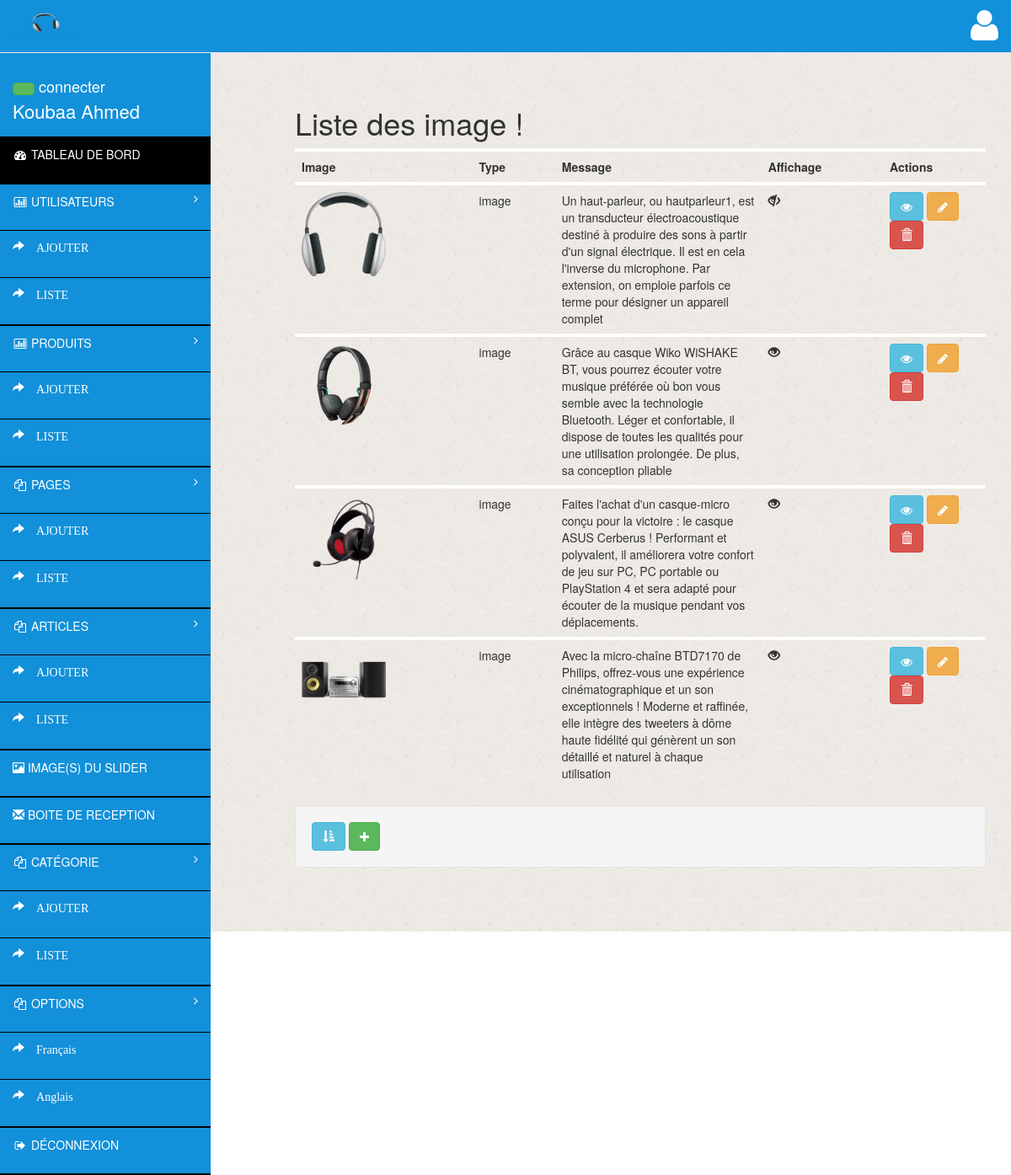
/admin/index.php?page=admin&crud=image (signed in), run on the app's committed database.
### tables this page shows
CREATE TABLE `user` (
  `id` int(11) NOT NULL,
  `nom` varchar(50) NOT NULL,
  `prenom` varchar(50) NOT NULL,
  `email` varchar(255) NOT NULL,
  `password` varchar(255) NOT NULL,
  `niveau` int(11) NOT NULL
);

CREATE TABLE `image` (
  `id` int(11) NOT NULL,
  `nom` varchar(255) NOT NULL,
  `type` varchar(255) NOT NULL,
  `url` varchar(255) NOT NULL,
  `alt` varchar(255) NOT NULL,
  `affichage` varchar(20) NOT NULL,
  `ordre` int(2) NOT NULL
);

### admin/controllers/all/webTools.class.php (called while the page is built, shortened)
<?php
class WebTools {
    public static function fromSession($term){
        if (isset($_SESSION[$term]) && !empty($_SESSION[$term]))
        {
            $ret = $_SESSION[$term];
        }
        else
        {
            $ret = false;
        }
        return $ret;
    }
}

### admin/controllers/all/model.class.php (called while the page is built, shortened)
<?php
class model {
    private $cnx;
    function __construct() {
        try {
            $this->cnx = new PDO('mysql:host=' . PARAM_hote . ';port=' . PARAM_port . ';dbname=' . PARAM_nom_bd, PARAM_utilisateur, PARAM_mot_passe, array(PDO::ATTR_PERSISTENT => true));
        } catch (Exception $exc) {
            echo $exc->getTraceAsString();
        }
    }
    public function select($champs = array(), $where = array(), $all = null) {
        $sql = "select ";
        if (is_array($champs) && !empty($champs)) {
            $sql.= 'id,';
            foreach ($champs as $un_champ) {
                if (array_key_exists($un_champ, get_object_vars($this))) {
                    $sql.= $un_champ . ",";
                }
            }
            $sql = substr($sql, 0, -1);
        } else {
            $sql.= "* ";
        }
        $sql.= "from " . $this->removeNamespace(get_class($this));
        $text_where = "";
        if (is_array($where) && !empty($where)) {
            $text_where .= " where ";
            foreach ($where as $champs => $valeur) {
                if (array_key_exists($champs, get_object_vars($this))) {
                    $text_where .= $champs . " = '" . $valeur . "' and";
                }else{
                    var_dump(get_object_vars($this));
                }
            }
            $text_where = substr($text_where, 0, -3);
        }
        elseif ($all == null) {
            $text_where = " where id = " . $this->getId();
        }
        $sql.= $text_where;
        $retour = array();
        try {
            $rq = $this->cnx->query($sql);
            while ($res = $rq->fetchObject()) {
                $retour[$res->id] = $res;
            }
        } catch (Exception $exc) {
            echo $exc->getTraceAsString();
        }
        return $retour;
    }
    public function find_all() {
        return $this->select(null, null, 'all');
    }
    public function find($champs = array()) {
        return $this->select($champs);
    }
    public function load($champs = array()) {
        $donnees = $this->find($champs);
    }
    public function removeNamespace($name){
        $pos = strrpos($name, '\\');
        if($pos===false) {
            return $name;
        } else {
            return substr($name, $pos+1);
        }
    }
}

### admin/entity/class/admin/user.php (called while the page is built, shortened)
<?php
class user extends DB {
    protected $id;
    protected $nom;
    protected $prenom;
    public function __construct($id = false) {
        if ($id !== false) {
            $this->id = $id;
            $this->load();
        }
    }
    public function getId() {
        return $this->id;
    }
    public function getNom() {
        return $this->nom;
    }
    public function getPrenom() {
        return $this->prenom;
    }
    public static function giveMeuser() {
        $user = new user(WebTools::fromSession('login'));
        return $user;
    }
}

### admin/views/components/image/list.php (the view, shortened to what this page needs)
<h1>Liste des image !</h1>
<div class="table-responsive">
<table class="table">
    <tr>
        <th>Image </th>
        <th>Type </th>
        <th>Message </th>
         <th>Affichage </th>
        <th>Actions </th>
    </tr>
   <?php foreach (\Noneslad\Controllers\imageController::findAll() as $image) {
       ?>
       <tr>
           <td><img src="<?php echo $image->url; ?>" width="100px"/></td>
           <td><?php echo $image->type; ?></td>
            <td><?php echo $image->alt; ?></td>
            <td><i class="<?php if($image->affichage==1)echo "glyphicon glyphicon-eye-open
"; else echo "glyphicon glyphicon-eye-close"  ?>"></td>
           <td>
               <a class="btn btn-info" href="?page=admin&crud=image&action=read&id=<?php echo $image->id; ?>"><i class="fa fa-eye"></i> </a>
               <a class="btn btn-warning" href="?page=admin&crud=image&action=update&id=<?php echo $image->id; ?>"><i class="fa fa-pencil"></i> </a>
               <a class="btn btn-danger" onclick="if(!confirm('Voulez-vous vraiment supprimer l'image : <?php echo $image->nom; ?> ?')){ return false; }"href="?page=admin&crud=image&action=delete&id=<?php echo $image->id; ?>"><i class="glyphicon glyphicon-trash
"></i> </a>
           </td>
       </tr>
    <?php
   }?>
</table>
</div>
<div class="well">
 <a class="btn btn-info" href="?page=admin&crud=image&action=updateimg"><i class="glyphicon glyphicon-sort-by-attributes"></i> </a>
    <a class="btn btn-success" href="?page=admin&crud=image&action=create"><i class="fa fa-plus"></i> </a>
</div>

### admin/views/layout/admin/nav.php (shortened to what this page needs)
<?php
$pre = User::giveMeUser()->getPrenom();
$nom = User::giveMeUser()->getNom();
?>
<div id="wrapper">
    <nav class="navbar navbar-default navbar-fixed-top" role="navigation" id="navbar">
        <div class="navbar-header">
            <a class="navbar-brand" href="index.php?page=admin&crud=home">
                <img src="assets/img/logos.png" alt="" width="80px" />
            </a>
        </div>
        <ul class="nav navbar-top-links navbar-right">
            <li class="dropdown">
                <a class="dropdown-toggle" data-toggle="dropdown" href="#">
                    <i class="fa fa-user fa-3x"></i>
                </a>
            </li>
        </ul>
    </nav>
    <nav class="navbar-default navbar-static-side" role="navigation">
        <div class="sidebar-collapse">
            <ul class="nav" id="side-menu">
                <li>
                    <div class="user-section">
                        <div class="user-info">
                            <div class="user-text-online">
                                <span class="user-circle-online btn btn-success btn-circle "></span>  connecter
                            </div>
                            <div><?php echo $nom." ".$pre; ?></div>
                        </div>
                    </div>
                </li>
                <li class="selected">
                    <a href="index.php?page=admin&crud=home"><i class="fa fa-dashboard fa-fw"></i> TABLEAU DE BORD</a>
                </li>
                <li>
                    <a href="#"><i class="fa fa-bar-chart-o fa-fw"></i> UTILISATEURS<span class="fa arrow"></span></a>
                    <ul class="nav nav-second-level">
                        <li>
                            <a href="index.php?page=admin&crud=user&action=create" class="glyphicon glyphicon-share-alt
                               "> AJOUTER</a>
                        </li>
                        <li>
                            <a href="index.php?page=admin&crud=user" class="glyphicon glyphicon-share-alt
                               "> LISTE</a>
                        </li>
                    </ul>
                </li>
                <li>
                    <a href="#"><i class="fa fa-bar-chart-o fa-fw"></i> PRODUITS<span class="fa arrow"></span></a>
                    <ul class="nav nav-second-level">
                        <li>
                            <a href="index.php?page=admin&crud=document&action=create" class="glyphicon glyphicon-share-alt
                               "> AJOUTER</a>
                        </li>
                        <li>
                            <a href="index.php?page=admin&crud=document" class="glyphicon glyphicon-share-alt
                               "> LISTE</a>
                        </li>
                    </ul>
                </li>
                <li>
                    <a href="#"><i class="fa fa-files-o fa-fw"></i> PAGES<span class="fa arrow"></span></a>
                    <ul class="nav nav-second-level">
                        <li>
                            <a href="index.php?page=admin&crud=pageweb&action=create" class="glyphicon glyphicon-share-alt
                               "> AJOUTER</a>
                        </li>
                        <li>
                            <a href="index.php?page=admin&crud=pageweb" class="glyphicon glyphicon-share-alt
                               "> LISTE</a>
                        </li>
                    </ul>
                </li>
                 <li>
                    <a href="#"><i class="fa fa-files-o fa-fw"></i> ARTICLES<span class="fa arrow"></span></a>
                    <ul class="nav nav-second-level">
                        <li>
                            <a href="index.php?page=admin&crud=article&action=create" class="glyphicon glyphicon-share-alt
                               "> AJOUTER</a>
                        </li>
                        <li>
                            <a href="index.php?page=admin&crud=article" class="glyphicon glyphicon-share-alt
                               "> LISTE</a>
                        </li>
                    </ul>
                </li>
                <li>
                    <a href="index.php?page=admin&crud=image"><i class="glyphicon glyphicon-picture"></i> IMAGE(S) DU SLIDER</a>
                </li>
                <li>
                    <a href="index.php?page=admin&crud=email"><i class="glyphicon glyphicon-envelope"></i> BOITE DE RECEPTION</a>
                </li>
 <li>
                    <a href="#"><i class="fa fa-files-o fa-fw"></i>  CATÉGORIE<span class="fa arrow"></span></a>
                    <ul class="nav nav-second-level">
                        <li>
                            <a href="index.php?page=admin&crud=categorie&action=create" class="glyphicon glyphicon-share-alt
                               "> AJOUTER</a>
                        </li>
                        <li>
                            <a href="index.php?page=admin&crud=categorie" class="glyphicon glyphicon-share-alt
                               "> LISTE</a>
                        </li>
                    </ul>
                </li>
                  <li>
                    <a href="#"><i class="fa fa-files-o fa-fw"></i> OPTIONS<span class="fa arrow"></span></a>
                    <ul class="nav nav-second-level">
                        <li>
                            <a href="index.php?page=admin&crud=optionsite" class="glyphicon glyphicon-share-alt
                               "> Français</a>
                        </li>
                        <li>
                            <a href="index.php?page=admin&crud=optionsite_en" class="glyphicon glyphicon-share-alt
                               "> Anglais</a>
                        </li>
                    </ul>
                </li>
                <li>
                    <a href="index.php?page=admin&crud=user&action=deconnexion"><i class="fa fa-sign-out fa-fw"></i> DÉCONNEXION</a>
                </li>
            </ul>
        </div>
    </nav>

### admin/assets/css/style.css (style rules this page uses)
body { background-color: #f8f8f8; }
#wrapper { width: 100%; margin-top: 55px!important; background-image: url(body.jpg)!important; }
.navbar-static-side ul li { border-bottom:1px solid #000000 !important; }
.navbar-top-links li { display: inline-block; }
.navbar-top-links li:last-child { margin-right: 15px; }
.navbar-top-links li a { padding: 20px; min-height: 50px; }
.arrow { float: right; }
.fa.arrow:before { content: "\f105"; }
.nav-second-level li, .nav-third-level li { border-bottom: none !important; }
.nav-second-level li a { padding-left: 37px; }
@media (min-width:768px) { .navbar-static-side { z-index: 1; position: absolute; width: 250px; } }
.btn-circle { width: 30px; height: 30px; padding: 6px 0; border-radius: 15px; text-align: center; font-size: 12px; line-height: 1.428571429; }

### admin/assets/css/main-style.css (style rules this page uses)
.user-info { display: block; color:#FFF!important; display: inline-block; padding: 15px; margin-bottom: 0px }
.user-text-online { font-size:18px; color:#fff }
.user-circle-online { width: 15px!important; height: 15px!important; }
.navbar-top-links > li > a { color: #FFFFFF; }
.nav > li > a { padding: 20px 15px; }
#side-menu { background-color:#1290d9; }
#side-menu a { color:#fff; border-bottom: 1px solid #000000 !important; height: 55px; }
#side-menu.nav>li>ul { background: #1290d9; }
.selected { background-color:#000000; }
#navbar { background-color: #1290d9; }
.navbar-brand { padding-left:20px; }
.navbar-brand img { height:30px; }
.navbar-default { border-color: #000000; }
.table>tbody>tr>td, .table>tbody>tr>th, .table>tfoot>tr>td, .table>tfoot>tr>th, .table>thead>tr>td, .table>thead>tr>th { padding: 8px; line-height: 1.42857143; vertical-align: top; border-top:4px solid #fff!important; width: 20px; }

### data on the page
user: prenom "Ahmed"
image: url (picture), type "image", alt "Un haut-parleur, ou hautparleur1, est un transducteur électroacoustique destiné à produire des sons à partir d'un signal électrique. Il est en cela l'inverse du microphone. Par extension, on emploie parfois ce terme pour désigner un appareil complet"
image: url (picture), type "image", alt "Grâce au casque Wiko WiSHAKE BT, vous pourrez écouter votre musique préférée où bon vous semble avec la technologie Bluetooth. Léger et confortable, il dispose de toutes les qualités pour une utilisation prolongée. De plus, sa conception pliable"
image: url (picture), type "image", alt "Faites l'achat d'un casque-micro conçu pour la victoire : le casque ASUS Cerberus ! Performant et polyvalent, il améliorera votre confort de jeu sur PC, PC portable ou PlayStation 4 et sera adapté pour écouter de la musique pendant vos déplacements."
image: url (picture), type "image", alt "Avec la micro-chaîne BTD7170 de Philips, offrez-vous une expérience cinématographique et un son exceptionnels ! Moderne et raffinée, elle intègre des tweeters à dôme haute fidélité qui génèrent un son détaillé et naturel à chaque utilisation"

### other printed values
$nom "Koubaa"
